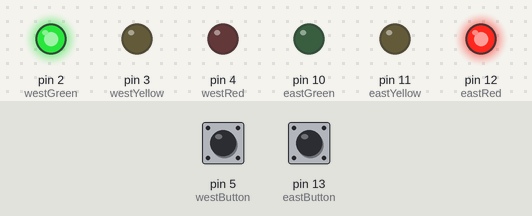
Simulated run of this program. Board: Arduino Uno, built with avr-gcc and run on an emulated ATmega328P. On the bench: output pins drawn as LEDs (lit = HIGH). The inputs (shaded band) are chosen by the test bench; at power-on: pin 13 (eastButton) LOW, pin 5 (westButton) LOW.

Above: at 1.2 s.
1.3 s: pin 13 (eastButton) pulled HIGH for 0.15 s
At 2.5 s:
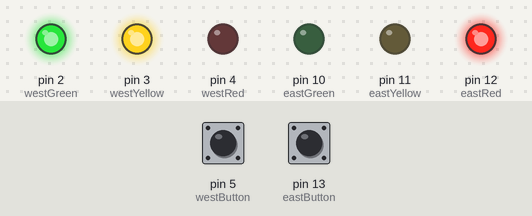
At 4.1 s:
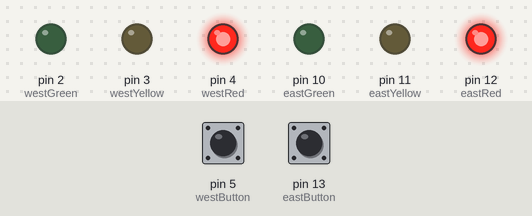
Timing chart, 0 to 12.8 s (numbered marks = the images above; inputs shaded):
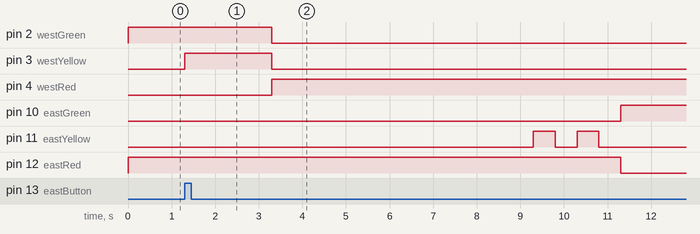

The program:

main.cpp
```cpp
#include <Arduino.h>

/*
Traffic Light
Projekt 5 - Eine Verkehrsampel
*/

// Definiert die Pins, mit denen die Tasten und LEDs verbunden sind:
#define westButton 5
#define eastButton 13
#define westRed 4
#define westYellow 3
#define westGreen 2
#define eastRed 12
#define eastYellow 11
#define eastGreen 10
#define yellowBlinkTime 500 // Lässt die gelbe LED 0,5 s blinken
int flowTime = 4000; // Zeitraum, in dem der Verkehr fliesst
int changeDelay = 2000; // Zeitraum zwischen Farbwechseln
int step = 0;

// --- Edge Detection ---
boolean trafficWest = true; // West = true, Ost = false
boolean lastEastButtonState = false;
boolean lastWestButtonState = false;
boolean eastRequest = false;      // Trigger from east
boolean westRequest = false;      // Trigger from west
// Richtet die digitalen E/A-Pins ein
void setup() {
pinMode(westButton, INPUT);
pinMode(eastButton, INPUT);
pinMode(westRed, OUTPUT);
pinMode(westYellow, OUTPUT);
pinMode(westGreen, OUTPUT);
pinMode(eastRed, OUTPUT);
pinMode(eastYellow, OUTPUT);
pinMode(eastGreen, OUTPUT);
// Legt den Anfangszustand der LEDs fest, im Westen zuerst grün
digitalWrite(westRed, LOW);
digitalWrite(westYellow, LOW);
digitalWrite(westGreen, HIGH);
digitalWrite(eastRed, HIGH);
digitalWrite(eastYellow, LOW);
digitalWrite(eastGreen, LOW);
}
void loop() {
  // ---- Detect Button Triggers ----
  bool currentEast = digitalRead(eastButton);
  bool currentWest = digitalRead(westButton);

  if (currentEast == HIGH and lastEastButtonState == LOW and trafficWest and (step == 0 or step == -1)) {
    eastRequest = true;
    westRequest = false;
  }
  if (currentWest == HIGH and lastWestButtonState == LOW and not trafficWest and (step == 0 or step == -1)) {
    westRequest = true;
    eastRequest = false;
  }

  lastEastButtonState = currentEast;
  lastWestButtonState = currentWest;
    if (eastRequest){
        /* code */
        switch (step)
        {
        case 0: //West to yellow
            /* code */
            digitalWrite(westYellow, HIGH);
            delay(changeDelay);
            step = 1;
            break;

        case 1: //West to red
            /* code */
            digitalWrite(westGreen, LOW);
            digitalWrite(westYellow, LOW);
            digitalWrite(westRed, HIGH);
            delay(changeDelay);
            step = 2;
            break;
        case 2: //Wait for traffic
            /* code */
            delay(flowTime);
            step = 3;
            break;
        case 3: //blink yellow east
            /* code */
        for (int i = 0; i < changeDelay / (2 * yellowBlinkTime); i++) {
            digitalWrite(eastYellow, HIGH);
            delay(yellowBlinkTime);
            digitalWrite(eastYellow, LOW);
            delay(yellowBlinkTime);
            }
            step = 4;
            break;
        case 4: //East to green
            /* code */
            digitalWrite(eastRed, LOW);
            digitalWrite(eastGreen, HIGH);
            trafficWest = false;
            eastRequest = false;
            step = -1; // idle state until west button pressed
            break;

        default:
            break;
        }
    }
    else if (westRequest){
        /* code */
        switch (step)
        {
        case 0: //East to yellow
            /* code */
            digitalWrite(eastYellow, HIGH);
            delay(changeDelay);
            step = 1;
            break;

        case 1: //East to red
            /* code */
            digitalWrite(eastGreen, LOW);
            digitalWrite(eastYellow, LOW);
            digitalWrite(eastRed, HIGH);
            delay(changeDelay);
            step = 2;
            break;
        case 2: //Wait for traffic
            /* code */
            delay(flowTime);
            step = 3;
            break;
        case 3: //blink yellow west
            /* code */
        for (int i = 0; i < changeDelay / (2 * yellowBlinkTime); i++) {
            digitalWrite(westYellow, HIGH);
            delay(yellowBlinkTime);
            digitalWrite(westYellow, LOW);
            delay(yellowBlinkTime);
             }
            step = 4;
            break;
        case 4: //West to green
            /* code */
            digitalWrite(westRed, LOW);
            digitalWrite(westGreen, HIGH);
            trafficWest = true;
            westRequest = false;
            step = -1; // idle state until west button pressed
            break;
        }
    }

  // Reset to idle if no request but light is green
  if (step == -1 and not eastRequest and not westRequest) {
    step = 0;
  }
}
```

Measured:
- after the input at 1.3 s, pin 2 (westGreen): HIGH → LOW after 2.0 s; pin 3 (westYellow): LOW → HIGH at once, → LOW 2.0 s later; pin 4 (westRed): LOW → HIGH after 2.0 s; pin 10 (eastGreen): LOW → HIGH after 10.0 s; pin 11 (eastYellow): alternates HIGH for 0.50 s and LOW for 0.50 s, 4 changes in all, then stays LOW, starting after 8.0 s
